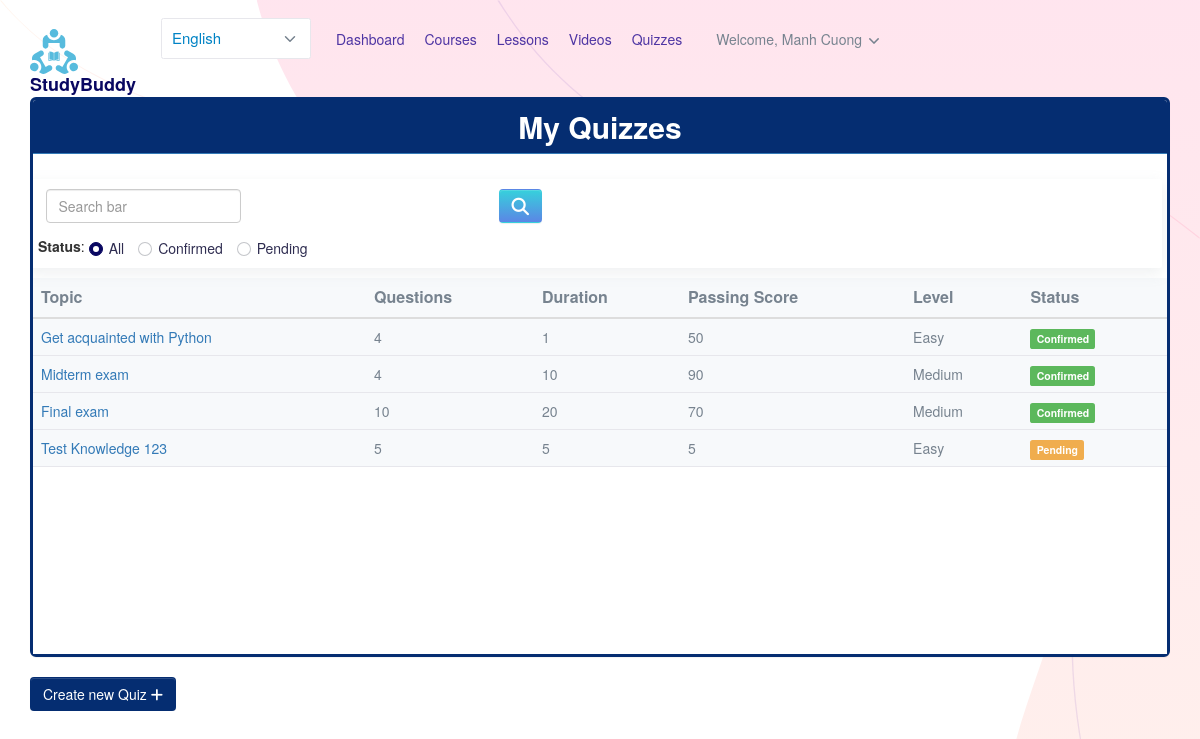
The page /instructor-quiz (signed in) on the database its author committed.
### app/models.py (models this page shows, shortened)
class Quizzes(models.Model):
    course = models.ForeignKey(Course,on_delete=models.CASCADE)
    lesson = models.ForeignKey(Lesson,on_delete=models.CASCADE, null=True)
    slug = models.SlugField(default='', max_length=500, null=True, blank=True)
    topic = models.CharField(max_length=100)
    number_of_questions = models.IntegerField(null=True)
    time_duration = models.IntegerField(null=True)
    require_passing_score = models.IntegerField(null=True)
    status = models.BooleanField(default=False)
    total_attempts = models.IntegerField(null=True)
    difficulty_level = models.CharField(choices=difficulties,max_length=100,null=True)
    def __str__(self):
        return self.topic + " - " + self.course.title

### app/views.py (the view)
# urls.py: *candy.path('instructor-quiz', app_views.INSTRUCTOR_QUIZZ, name='instructor-quiz'),
@login_required
def INSTRUCTOR_QUIZZ(request):
    courses = Course.objects.all().filter(user=request.user)
    quizzes = []
    for course in courses:
        quiz = Quizzes.objects.all().filter(course=course)
        quizzes.append(quiz)
    context = {
        'quizzes': quizzes
    }
    print("QUIZZES: ", quizzes)
    return candy.render(request, 'app/instructor/quizz.html', context=context)

### app/candy.py (called while the page is built)
def detectLanguage(request):
    languageDetected = supported_languages[0]
    pagePath = request.path
    if pagePath[-1] == '/': pagePath=pagePath[:-1]
    pagePath = pagePath.split('?')[0]
    pagePath = pagePath.split('#')[0]
    lastPath = pagePath.split('/')[-1]
    if lastPath in supported_languages[1:]:
        languageDetected = lastPath
    return languageDetected

def langRef(path_ref):
    last=path_ref.split('/')[-1]
    if last in supported_languages:
        path_ref=path_ref[:-len(last)-1]
    result='<link rel="alternate" hreflang="en" href="'+addLinks(path_ref,'')+'" />\n'
    result+='<link rel="alternate" hreflang="vi" href="'+addLinks(path_ref,'vi')+'" />\n'
    result+='<link rel="alternate" hreflang="x-default" href="'+addLinks(path_ref,'')+'" />\n'
    return result

def translatedLinks(lang):
    names=[]
    for i in get_resolver().url_patterns:
        if hasattr(i, 'name'):
            if i.name:
                names.append(i.name)
    result = {}
    if lang == supported_languages[0]:
        for i in names:
            if i[-3:] not in ['_vi'] and names.count(i+'_vi'):
                result.update({i:i})
        return result
    for i in names:
        if names.count(i+'_'+lang):
            result.update({i:i+'_'+lang})
    return result

def languageMenu(request, lang):
    path = request.path
    remainder = request.get_full_path()[len(path):]
    selected = [' ', ' ']
    selected[supported_languages.index(lang)]=' selected '
    if supported_languages.index(lang):
        path=path[:-3]
    result = '<select id="languageMenu" class="form-select form-select-sm" aria-label=".form-select-sm example" style="width:150px; " onchange="window.location = this.value;">'
    if path == '/': path = ''
    if path =='':
        result += '<option'+selected[0]+'value="/'+remainder+'">English</option>'
    else:
        result += '<option'+selected[0]+'value="' + path + remainder +'">English</option>'
    result += '<option'+selected[1]+'value="' + path +'/vi'+remainder+'">Tiếng Việt</option>'
    result += '</select>'
    return result

def addLinks(*args):
    result=''
    for i in args:
        if result and result[-1]=='/':result=result[:-1]
        if i and i[-1]=='/':i=i[:-1]
        if i and i[0]=='/':i=i[1:]
        if result and i: result+='/'
        result+=i
    return result

### app/templates/app/instructor/quizz.html (shortened to what this page needs)
{% extends 'app/instructor_base.html' %}
{% block content %}
<body>
  <head>
    <link href="//netdna.bootstrapcdn.com/bootstrap/3.0.0/css/bootstrap.min.css" rel="stylesheet" id="bootstrap-css">
  </head>
  <div class="container col-sm">
    <div class="panel panel-primary"  style="border-width: 3px; border-radius: 6px; border-color: #052d71;">
      <div class="panel-heading" style="background: linear-gradient( #052d71  , #052d71 );">
        <h6 class="panel-title" style="text-align: center ;font-weight: bold; font-size: 30px; color: #ffffff;">My Quizzes</h6>
      </div>
      <div class="scroll">
        <div class="card card-body p-4 mt-7 shadow-dark" style="float: right; margin: 10px 5px;">
          <form class="w-100 form-inline" method="get" action="{% url 'instructor_search_quiz'%}">
            <div class="form-group mx-sm-3 mb-2"  style="width: 40%; float: left;">
              <input type="text" class="form-control" id="search" placeholder="Search bar" name="query">
            </div>
            <button type="submit" class="btn btn-primary mb-2" style="background: linear-gradient( #36d1dc   , #5b86e5 );"></button>
            <br>
            <div class="filter-data">
              <span><b>Status</b>:</span>
              <label class="radio-inline">
                <input class="form-check-input" type="radio" name="status" id="status" value="All" checked>All
              </label>
              <label class="radio-inline">
                <input  class="form-check-input" type="radio" name="status" id="status" value="Confirmed">Confirmed
              </label>
              <label class="radio-inline">
                <input class="form-check-input" type="radio" name="status" id="status" value="Pending" >Pending
              </label>
            </div>
          </form>
      </div>
      <table class="table table-hover" id="dev-table">
        <thead>
          <tr style="font-weight: bold; font-size: 16px;">
            <th>Topic</th>
            <th>Questions</th>
            <th>Duration</th>
            <th>Passing Score</th>
            <th>Level</th>
            <th>Status</th>
          </tr>
        </thead>
        {% for a in quizzes %}
          {% for b in a %}
            <tr>
              <td><a href="">{{b.topic}}</a></td>
              <td>{{b.number_of_questions}}</td>
              <td>{{b.time_duration}}</td>
              <td>{{b.require_passing_score}}</td>
              <td>{{b.difficulty_level}}</td>
              {%if b.status %}
              <td><span class="label label-success">Confirmed</span></td>
              {% else %}
              <td><span class="label label-warning">Pending</span></td>
              {% endif %}
            </tr>
          {% endfor %}
        {% endfor %}
      </table>
    </div>
    </div>
      <a href="{% url 'create_quiz_form' %}" class="btn btn-primary" style="background-color: #052d71;">Create new Quiz <i class="fa-solid fa-plus"></i></a>
  </div>
</body>
{% endblock %}

### app/templates/app/components/instructor_site_header.html (shortened to what this page needs)
{% load static %}
<header class="navbar navbar-expand-xl navbar-light" >
        <div class="container">
            <a class="navbar-brand" href="{% url 'home' %}">
                <img src="{% static 'assets/img/logo.svg' %}" class="navbar-brand-img" alt="...">
                StudyBuddy
            </a>
            {{languageMenu|safe}}
            <div class="collapse navbar-collapse z-index-lg" id="navbarCollapse">
                <ul class="navbar-nav ms-auto">
                    <li class="nav-item dropdown dropdown-full-width ">
                        <a href="{% url 'instructor-dashboard' %}" class="nav-link px-xl-4 text-gigas"><span>Dashboard</span></a>
                    </li>
                    <li class="nav-item dropdown dropdown-full-width">
                        <a href="{% url 'instructor-course' %}" class="nav-link px-xl-4 text-gigas"><span>Courses</span></a>
                    </li>
                    <li class="nav-item dropdown dropdown-full-width">
                        <a href="{% url 'instructor-lesson' %}" class="nav-link px-xl-4 text-gigas"><span>Lessons</span></a>
                    </li>
                    <li class="nav-item dropdown dropdown-full-width">
                        <a href="{% url 'instructor-video' %}" class="nav-link px-xl-4 text-gigas"><span>Videos</span></a>
                    </li>
                    <li class="nav-item dropdown dropdown-full-width">
                        <a href="{% url 'instructor-quiz' %}" class="nav-link px-xl-4 text-gigas"><span>Quizzes</span></a>
                    </li>
                    <li class="nav-item dropdown border-0 px-1 px-md-3">
                        <a class="nav-link dropdown-toggle" id="user" data-bs-toggle="dropdown" href="#" aria-haspopup="true" aria-expanded="false">
                           <span>{{header_welcome}}</span>, {{user.username}}
                       </a>
                   </li>
                </ul>
            </div>
        </div>
</header>

### static/assets/css/trans.css (style rules this page uses)
#languageMenu { font-size: 15px; background-color: rgb(255, 255, 255); color: rgb(0, 131, 197); }

### app/templates/app/instructor/quizz.html (style rules this page uses)
div.scroll { background-color: #ffffff; width: 100%; height: 500px; overflow-x: hidden; overflow-y: auto; }
.filter-data { margin-top: 8px; }

### rows shown on the page
Quizzes: topic "Get acquainted with Python", number_of_questions "4", time_duration "1", require_passing_score "50", difficulty_level "Easy", status "Confirmed"
Quizzes: topic "Midterm exam", number_of_questions "4", time_duration "10", require_passing_score "90", difficulty_level "Medium", status "Confirmed"
Quizzes: topic "Final exam", number_of_questions "10", time_duration "20", require_passing_score "70", difficulty_level "Medium", status "Confirmed"
Quizzes: topic "Test Knowledge 123", number_of_questions "5", time_duration "5", require_passing_score "5", difficulty_level "Easy", status "Pending"

### other values the page prints
{{ header_welcome }} "Welcome"
{{ user.username }} "Manh Cuong"
